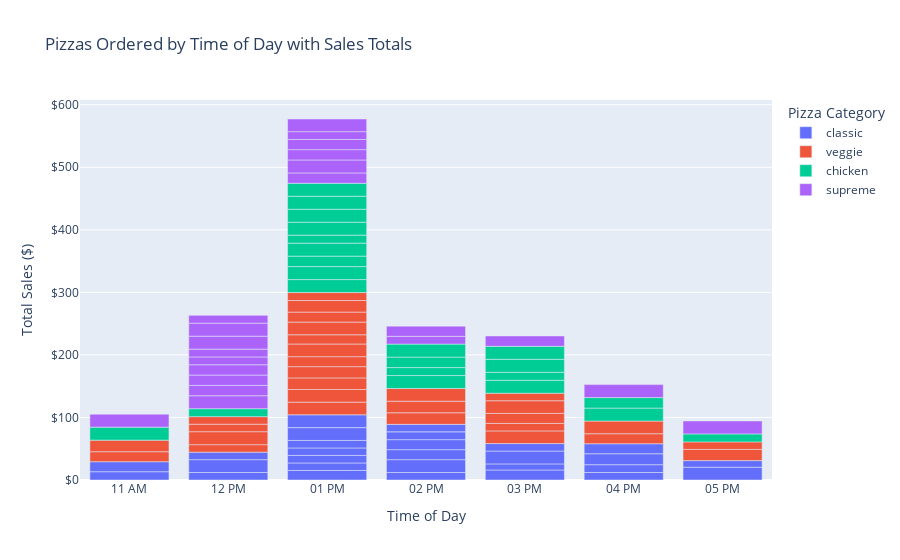

Notebook code for this chart:
### Markdown cell above
### A Bar Graph of the Pizza Sales

Plotly express has several options for plotting bar graphs as well with hover elements on data bars.

### Code cell
# A Plotly Bar chart
# The bar chart sums the amount of pizzas sold during the time of data

fig = px.bar(df_pizza_mini3, 
                title="Pizzas Ordered by Time of Day with Sales Totals",
                x="Hour_AMPM", y="price", color="type", labels={
        "Hour_AMPM": "Time of Day",
        "price": "Total Sales ($)",
        "type": "Pizza Category"  }, hover_data=['name'])
fig.update_layout(yaxis_tickprefix = '$', yaxis_tickformat = ',.0f')
fig.show()

### Figure 1 — Plotly figure (JSON) as saved in the notebook; plotly's stock layout.template omitted (floating-point values rounded to 4 significant figures)
{"data": [{"alignmentgroup": "True", "customdata": [["hawaiian"], ["classic_dlx"], ["the_greek"], ["ital_cpcllo"], ["classic_dlx"], ["pepperoni"], ["the_greek"], ["big_meat"], ["the_greek"], ["napolitana"], ["napolitana"], ["ital_cpcllo"], ["big_meat"], ["ital_cpcllo"], ["ital_cpcllo"], ["ital_cpcllo"], ["pepperoni"], ["classic_dlx"], ["classic_dlx"], ["pepperoni"], ["ital_cpcllo"], ["big_meat"], ["the_greek"], ["pepperoni"], ["pep_msh_pep"], ["classic_dlx"], ["ital_cpcllo"], ["hawaiian"]], "hovertemplate": "Pizza Category=classic<br>Time of Day=%{x}<br>Total Sales ($)=%{y}<br>name=%{customdata[0]}<extra></extra>", "legendgroup": "classic", "marker": {"color": "#636efa", "pattern": {"shape": ""}}, "name": "classic", "offsetgroup": "classic", "orientation": "v", "showlegend": true, "textposition": "auto", "type": "bar", "x": ["11 AM", "11 AM", "12 PM", "12 PM", "12 PM", "01 PM", "01 PM", "01 PM", "01 PM", "01 PM", "01 PM", "01 PM", "02 PM", "02 PM", "02 PM", "02 PM", "02 PM", "02 PM", "03 PM", "03 PM", "03 PM", "03 PM", "04 PM", "04 PM", "04 PM", "04 PM", "05 PM", "05 PM"], "xaxis": "x", "y": [13.25, 16, 12, 20.5, 12, 15.25, 12, 12, 12, 12, 20.5, 20.5, 12, 20.5, 16, 16, 12.5, 12, 16, 9.75, 20.5, 12, 12, 12.5, 17.5, 16, 20.5, 10.5], "yaxis": "y"}, {"alignmentgroup": "True", "customdata": [["mexicana"], ["five_cheese"], ["mexicana"], ["spin_pesto"], ["veggie_veg"], ["green_garden"], ["mexicana"], ["mexicana"], ["five_cheese"], ["four_cheese"], ["mediterraneo"], ["mexicana"], ["four_cheese"], ["spinach_fet"], ["mediterraneo"], ["five_cheese"], ["ital_veggie"], ["five_cheese"], ["five_cheese"], ["veggie_veg"], ["spinach_fet"], ["green_garden"], ["mexicana"], ["green_garden"], ["green_garden"], ["green_garden"], ["mexicana"], ["four_cheese"], ["green_garden"]], "hovertemplate": "Pizza Category=veggie<br>Time of Day=%{x}<br>Total Sales ($)=%{y}<br>name=%{customdata[0]}<extra></extra>", "legendgroup": "veggie", "marker": {"color": "#EF553B", "pattern": {"shape": ""}}, "name": "veggie", "offsetgroup": "veggie", "orientation": "v", "showlegend": true, "textposition": "auto", "type": "bar", "x": ["11 AM", "11 AM", "12 PM", "12 PM", "12 PM", "12 PM", "01 PM", "01 PM", "01 PM", "01 PM", "01 PM", "01 PM", "01 PM", "01 PM", "01 PM", "01 PM", "01 PM", "02 PM", "02 PM", "02 PM", "03 PM", "03 PM", "03 PM", "03 PM", "03 PM", "04 PM", "04 PM", "05 PM", "05 PM"], "xaxis": "x", "y": [16, 18.5, 12, 20.75, 12, 12, 20.25, 20.25, 18.5, 17.95, 16, 20.25, 14.75, 20.25, 16, 18.5, 12.75, 18.5, 18.5, 20.25, 20.25, 12, 16, 20.25, 12, 16, 20.25, 17.95, 12], "yaxis": "y"}, {"alignmentgroup": "True", "customdata": [["thai_ckn"], ["bbq_ckn"], ["southw_ckn"], ["cali_ckn"], ["cali_ckn"], ["bbq_ckn"], ["cali_ckn"], ["cali_ckn"], ["ckn_pesto"], ["thai_ckn"], ["bbq_ckn"], ["southw_ckn"], ["southw_ckn"], ["bbq_ckn"], ["thai_ckn"], ["bbq_ckn"], ["ckn_alfredo"], ["thai_ckn"], ["bbq_ckn"], ["thai_ckn"], ["bbq_ckn"], ["southw_ckn"]], "hovertemplate": "Pizza Category=chicken<br>Time of Day=%{x}<br>Total Sales ($)=%{y}<br>name=%{customdata[0]}<extra></extra>", "legendgroup": "chicken", "marker": {"color": "#00cc96", "pattern": {"shape": ""}}, "name": "chicken", "offsetgroup": "chicken", "orientation": "v", "showlegend": true, "textposition": "auto", "type": "bar", "x": ["11 AM", "12 PM", "01 PM", "01 PM", "01 PM", "01 PM", "01 PM", "01 PM", "01 PM", "01 PM", "01 PM", "02 PM", "02 PM", "02 PM", "02 PM", "03 PM", "03 PM", "03 PM", "03 PM", "04 PM", "04 PM", "05 PM"], "xaxis": "x", "y": [20.75, 12.75, 20.75, 20.75, 16.75, 20.75, 12.75, 20.75, 20.75, 20.75, 20.75, 20.75, 12.75, 16.75, 20.75, 20.75, 12.75, 20.75, 20.75, 20.75, 16.75, 12.75], "yaxis": "y"}, {"alignmentgroup": "True", "customdata": [["ital_supr"], ["prsc_argla"], ["ital_supr"], ["ital_supr"], ["ital_supr"], ["spinach_supr"], ["spinach_supr"], ["ital_supr"], ["spicy_ital"], ["ital_supr"], ["ital_supr"], ["soppressata"], ["ital_supr"], ["calabrese"], ["peppr_salami"], ["sicilian"], ["prsc_argla"], ["sicilian"], ["ital_supr"], ["ital_supr"], ["ital_supr"]], "hovertemplate": "Pizza Category=supreme<br>Time of Day=%{x}<br>Total Sales ($)=%{y}<br>name=%{customdata[0]}<extra></extra>", "legendgroup": "supreme", "marker": {"color": "#ab63fa", "pattern": {"shape": ""}}, "name": "supreme", "offsetgroup": "supreme", "orientation": "v", "showlegend": true, "textposition": "auto", "type": "bar", "x": ["11 AM", "12 PM", "12 PM", "12 PM", "12 PM", "12 PM", "12 PM", "12 PM", "12 PM", "12 PM", "01 PM", "01 PM", "01 PM", "01 PM", "01 PM", "01 PM", "02 PM", "02 PM", "03 PM", "04 PM", "05 PM"], "xaxis": "x", "y": [20.75, 20.75, 16.5, 16.5, 16.5, 12.5, 12.5, 20.75, 20.75, 12.5, 16.5, 20.75, 16.5, 16.25, 12.5, 20.25, 12.5, 16.25, 16.5, 20.75, 20.75], "yaxis": "y"}], "layout": {"autosize": true, "barmode": "relative", "legend": {"title": {"text": "Pizza Category"}, "tracegroupgap": 0}, "title": {"text": "Pizzas Ordered by Time of Day with Sales Totals"}, "xaxis": {"anchor": "y", "autorange": true, "domain": [0, 1], "range": [-0.5, 6.5], "title": {"text": "Time of Day"}, "type": "category"}, "yaxis": {"anchor": "x", "autorange": true, "domain": [0, 1], "range": [0, 607.6], "tickformat": ",.0f", "tickprefix": "$", "title": {"text": "Total Sales ($)"}, "type": "linear"}}}
